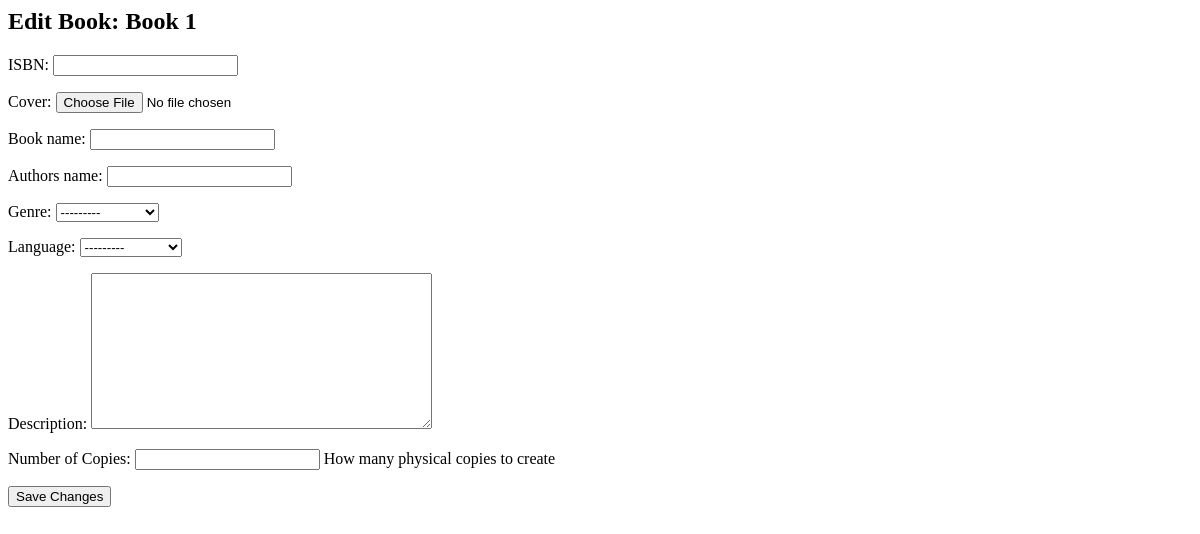
The app's page /librarian/edit-book/BK01/, older data.
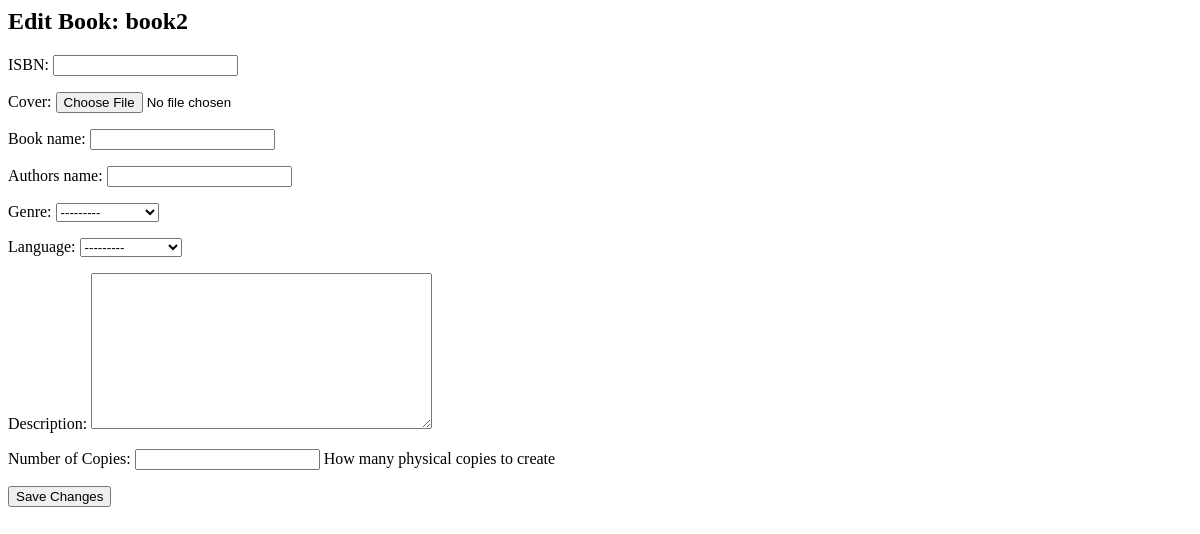
The same page, newer data.
### common/models.py (models this page shows, shortened)
class Book_details(models.Model):
    Genre_Choice = [
        ('HORROR', 'horror'),
        ('NOVEL', 'novel'),
        ('POEMS', 'poems'),
        ('EXAM ORIENTED','examoriented')
    ]
    Language_Choice=[
        ('ENGLISH','ENGLISH'),
        ('MALAYALAM','MALAYALAM'),
        ('HINDI','HINDI')
    ]
    ISBN = models.CharField(max_length=50, unique=True,)  # ISBN still unique
    cover = models.ImageField(upload_to='covers/', null=True, blank=True)
    Book_name = models.CharField(max_length=100)
    Authors_name = models.CharField(max_length=100)
    Genre = models.CharField(max_length=50,choices=Genre_Choice)
    Language = models.CharField(max_length=50,choices=Language_Choice)
    description = models.TextField(null=True, blank=True)

### librarian/views.py (the view)
# urls.py: path('edit-book/<str:ISBN>/', views.edit_book_page, name='edit_book_page'),
def edit_book_page(request, ISBN):
    book = get_object_or_404(Book_details, ISBN=ISBN)
    form = Book_detailsform()
    return render(request, 'edit_book.html', {'form': form, 'book': book})

### common/forms.py
class Book_detailsform(forms.ModelForm):
    number_of_copies = forms.IntegerField(
        min_value=1,
        label="Number of Copies",
        help_text="How many physical copies to create"
    )
    class Meta:
        model = Book_details
        fields = '__all__'   # form-only field will not be saved
    def __init__(self, *args, **kwargs):
        super().__init__(*args, **kwargs)
        for field in self.fields.values():
            field.widget.attrs.update({
                'class': 'w-full px-4 py-2 rounded-lg border focus:ring-2 focus:ring-black'
            })

### librarian/templates/edit_book.html (shortened to what this page needs)
<h2>Edit Book: {{ book.Book_name }}</h2>
<form method="POST" action="{% url 'update_book' book.ISBN %}">
    {{ form.as_p }}
    <button type="submit">Save Changes</button>
</form>

Row changes from the older to the newer data that the page shows:
no longer on this page (row edited): Book_details: Book_name "Book 1"
now on this page (row edited): Book_details: Book_name "book2"
